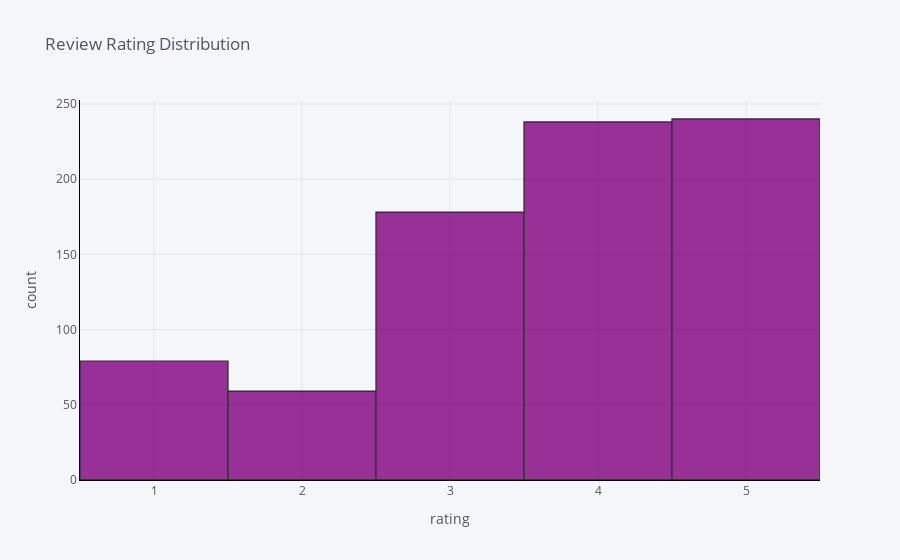

Notebook cell for this chart:
### Code cell
#Distribution of Review Ratings
df['rating'].iplot(
    kind='hist',
    xTitle='rating',
    linecolor='black',
    yTitle='count',
    color ='Purple',
    title='Review Rating Distribution')

### Figure 1 — Plotly figure (JSON) as saved in the notebook; plotly's stock layout.template omitted (floating-point values rounded to 4 significant figures; data arrays with more than 128 entries replaced by an {"elided": "..."} marker saying what was removed)
{"data": [{"histfunc": "count", "histnorm": "", "marker": {"color": "rgba(128, 0, 128, 1.0)", "line": {"color": "#000000", "width": 1.3}}, "name": "rating", "opacity": 0.8, "orientation": "v", "type": "histogram", "x": {"elided": "794 int values"}}], "layout": {"barmode": "overlay", "legend": {"bgcolor": "#F5F6F9", "font": {"color": "#4D5663"}}, "paper_bgcolor": "#F5F6F9", "plot_bgcolor": "#F5F6F9", "title": {"font": {"color": "#4D5663"}, "text": "Review Rating Distribution"}, "xaxis": {"gridcolor": "#E1E5ED", "linecolor": "black", "showgrid": true, "tickfont": {"color": "#4D5663"}, "title": {"font": {"color": "#4D5663"}, "text": "rating"}, "zerolinecolor": "#E1E5ED"}, "yaxis": {"gridcolor": "#E1E5ED", "linecolor": "black", "showgrid": true, "tickfont": {"color": "#4D5663"}, "title": {"font": {"color": "#4D5663"}, "text": "count"}, "zerolinecolor": "#E1E5ED"}}}
